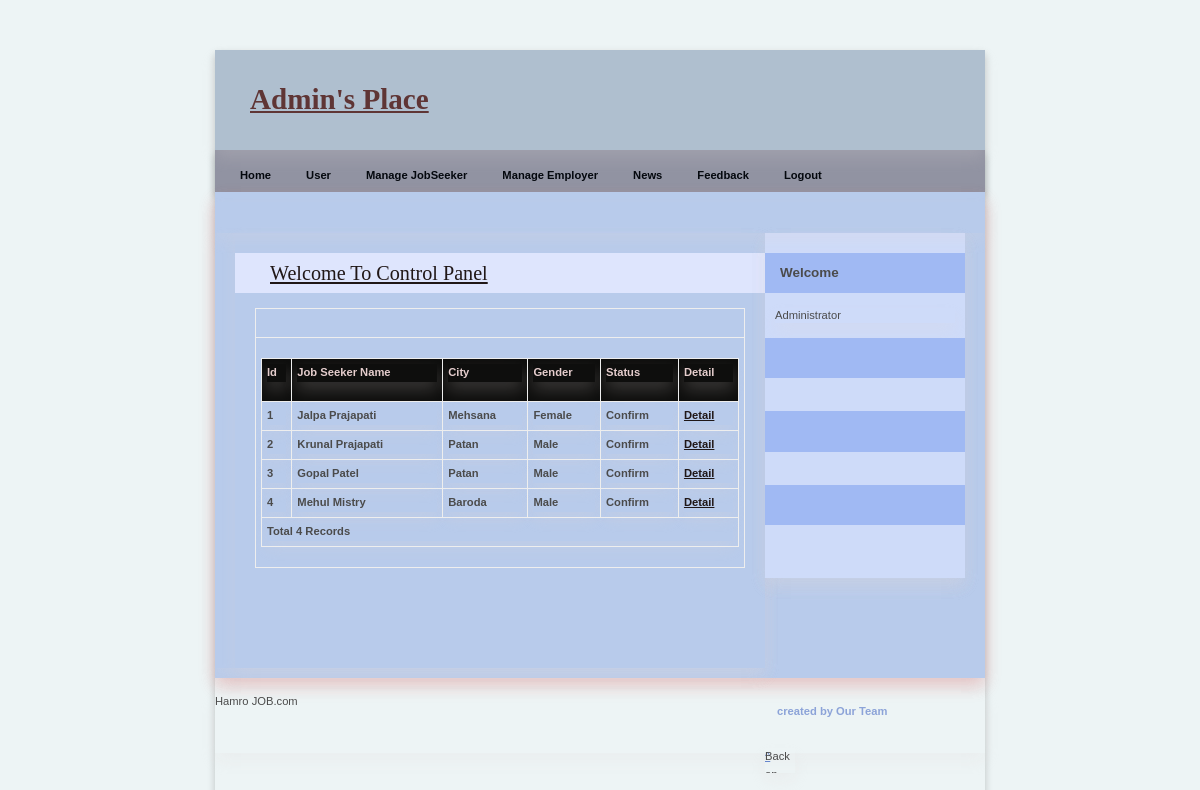
The app's page /Admin/ManageJob.php (signed in) with its own data.
### tables this page shows
CREATE TABLE `jobseeker_reg` (
  `JobSeekId` int(11) NOT NULL,
  `JobSeekerName` varchar(20) NOT NULL,
  `Address` varchar(100) NOT NULL,
  `City` varchar(20) NOT NULL,
  `Email` varchar(40) NOT NULL,
  `Mobile` bigint(20) NOT NULL,
  `Qualification` varchar(20) NOT NULL,
  `Gender` varchar(10) NOT NULL,
  `BirthDate` date NOT NULL,
  `Resume` varchar(200) NOT NULL,
  `Status` varchar(10) NOT NULL,
  `UserName` varchar(20) NOT NULL,
  `Password` varchar(20) NOT NULL,
  `Question` varchar(100) NOT NULL,
  `Answer` varchar(50) NOT NULL
);

### Admin/ManageJob.php (the view, shortened to what this page needs)
<!DOCTYPE html PUBLIC "-//W3C//DTD XHTML 1.0 Strict//EN" "http://www.w3.org/TR/xhtml1/DTD/xhtml1-strict.dtd">
<html xmlns="http://www.w3.org/1999/xhtml" xml:lang="cs" lang="cs">
<head>
    <link rel="stylesheet" media="screen,projection" type="text/css" href="./css/style.css"/>
    <link rel="stylesheet" media="print" type="text/css" href="./css/print.css"/>
    <link rel="stylesheet" media="aural" type="text/css" href="./css/aural.css"/>
</head>
<body id="www-url-cz">
<div id="main" class="box">
    <?php
    include "Header.php"
    ?>
    <?php
    include "menu.php"
    ?>
    <div id="page" class="box">
        <div id="page-in" class="box">
            <div id="strip" class="box noprint">
                <p id="breadcrumbs">&nbsp;</p>
            </div>
            <div id="content">
                <div class="article">
                    <h2><span><a href="#">Welcome To Control Panel</a></span></h2>
                    <table width="100%" border="0" cellspacing="0" cellpadding="0">
                        <tr>
                            <td>&nbsp;</td>
                        </tr>
                        <tr>
                            <td>
                                <table width="100%" border="1" bordercolor="#1CB5F1">
                                    <tr>
                                        <th height="32" bgcolor="#1CB5F1" class="style3">
                                            <div align="left" class="style9 style5"><strong>Id</strong></div>
                                        </th>
                                        <th bgcolor="#1CB5F1" class="style3">
                                            <div align="left" class="style9 style5"><strong>Job Seeker Name</strong>
                                            </div>
                                        </th>
                                        <th bgcolor="#1CB5F1" class="style3">
                                            <div align="left" class="style9 style5"><strong>City</strong></div>
                                        </th>
                                        <th bgcolor="#1CB5F1" class="style3">
                                            <div align="left" class="style9 style5"><strong>Gender</strong></div>
                                        </th>
                                        <th bgcolor="#1CB5F1" class="style3">
                                            <div align="left" class="style9 style5"><strong>Status</strong></div>
                                        </th>
                                        <th bgcolor="#1CB5F1" class="style3">
                                            <div align="left" class="style9 style5"><strong>Detail</strong></div>
                                        </th>
                                    </tr>
                                    <?php
                                    $con = mysqli_connect("localhost", "root", "", "job");
                                    $sql = "select * from JobSeeker_Reg";
                                    $result = mysqli_query($con,$sql);
                                    while ($row = mysqli_fetch_array($result)) {
                                        $Id = $row['JobSeekId'];
                                        $Name = $row['JobSeekerName'];
                                        $City = $row['City'];
                                        $Gender = $row['Gender'];
                                        $ST = $row['Status']
                                        ?>
                                        <tr>
                                            <td class="style3">
                                                <div align="left" class="style9 style5">
                                                    <strong><?php echo $Id; ?></strong></div>
                                            </td>
                                            <td class="style3">
                                                <div align="left" class="style9 style5">
                                                    <strong><?php echo $Name; ?></strong></div>
                                            </td>
                                            <td class="style3">
                                                <div align="left" class="style9 style5">
                                                    <strong><?php echo $City; ?></strong></div>
                                            </td>
                                            <td class="style3">
                                                <div align="left" class="style9 style5">
                                                    <strong><?php echo $Gender; ?></strong></div>
                                            </td>
                                            <td class="style3">
                                                <div align="left" class="style9 style5">
                                                    <strong><?php echo $ST; ?></strong></div>
                                            </td>
                                            <td class="style3">
                                                <div align="left" class="style9 style5"><strong><a
                                                            href="DetailJob.php?JobId=<?php echo $Id; ?>">Detail</a></strong>
                                                </div>
                                            </td>
                                        </tr>
                                        <?php
                                    }
                                    $records = mysqli_num_rows($result);
                                    ?>
                                    <tr>
                                        <td colspan="6" class="style3">
                                            <div align="left"
                                                 class="style12"><?php echo "Total " . $records . " Records"; ?> </div>
                                        </td>
                                    </tr>
                                </table>
                            </td>
                        </tr>
                    </table>
                    <p>&nbsp;</p>
                    <p class="btn-more box noprint">&nbsp;</p>
                </div>
            </div>
            <?php
            include "right.php"
            ?>
        </div>
    </div>
    <?php
    include "footer.php"
    ?>
</div>
</body>
</html>

### Admin/css/style.css (style rules this page uses)
* { min-height: 1px; }
body { border: 0; margin: 0; padding: 0; background: #edf4f5; font: 70%/160% "verdana", sans-serif; color: #4b4b4b; _text-align: center; }
a { color: #201717; }
p { border: 0; margin: 15px 0; padding: 0; }
div { display: block; border: 0; margin: 0; padding: 0; box-shadow: 0 8px 16px 0 rgba(226, 216, 216, 0.2); }
h1, h2, h3, h4, h5 { border: 0; margin: 15px 0 10px 0; padding: 0; font-weight: bold; }
h2 { font-size: 180%; line-height: 100%; font-family: "georgia", serif; font-weight: normal; }
table { display: table; border-collapse: collapse; margin: 15px 0; padding: 0; border: 1px solid rgb(11, 17, 27); font-size: 100%; }
tr { display: table-row; }
th, td { display: table-cell; border: 1px solid rgb(238, 238, 238); margin: 0; padding: 5px; vertical-align: top; text-align: left; }
th { background: rgb(14, 14, 13); text-align: center; color: #e5cdcd; font-weight: bold; }
a, img, span { border: 0; margin: 0; padding: 0; }
strong, .strong { font-weight: bold; }
.box { min-height: 1px; _height: 1px; }
.box:after { content: "."; display: block; line-height: 0px; font-size: 0px; visibility: hidden; clear: both; }
#main { width: 770px; margin: 50px auto 0 auto; _text-align: left; box-shadow: 0 4px 8px 0 rgba(0, 0, 0, 0.2); }
#page { width: 770px; min-height: 1px; background: #b8cbeb; _height: 1px; }
#page-in { min-height: 1px; padding: 10px 0; _height: 1px; box-shadow: 0 8px 16px 0 rgba(206, 24, 24, 0.2); }
#strip { position: relative; clear: both; padding: 3px 20px 10px 20px; color: #130205; }
#strip p { margin: 0; }
#strip #breadcrumbs { width: 520px; margin: 0; padding: 0; }
#content { float: left; width: 530px; _width: 550px; margin: 0; padding: 0 0 0 20px; }
#content .article { clear: both; margin: 0; padding: 20px; }
#content .article h2 { margin: 0 -20px; padding: 10px; background: #DEE5FD; color: #141515; }
#content .article h2 span { padding-left: 25px; }
#content .article p { text-align: justify; }
#content .btn-more { margin: 0 0 15px 0; padding: 0; border: 0; position: relative; }

### Admin/css/print.css (style rules this page uses)
body { border:0; margin:0; padding:0; font-size:12pt }
a { color:#000; text-decoration:none; }
h1, h2, h3 { page-break-after:avoid; page-break-inside:avoid; }
table { border-collapse: collapse; border-width:1px; border-style:solid; }
th, td { display:table-cell; border-width:1px; border-style:solid; }
.noprint { display:none; }

### Admin/css/aural.css (style rules this page uses)
body { voice-family:paul,male; volume:loud; speech-rate:slow; richness:90; stress:20; }
h1, h2, h3, h4, h5 { cue-before:url("ping.au"); }
p, table { pause:50ms; }
strong { pitch:medium; pitch-range:60; stress:90; richness:90; }

### Admin/ManageJob.php (style rules this page uses)
.style3 { font-weight: bold }

### records on screen
jobseeker_reg: JobSeekId "1", JobSeekerName "Jalpa Prajapati", City "Mehsana", Gender "Female", Status "Confirm"
jobseeker_reg: JobSeekId "2", JobSeekerName "Krunal Prajapati", City "Patan", Gender "Male", Status "Confirm"
jobseeker_reg: JobSeekId "3", JobSeekerName "Gopal Patel", City "Patan", Gender "Male", Status "Confirm"
jobseeker_reg: JobSeekId "4", JobSeekerName "Mehul Mistry", City "Baroda", Gender "Male", Status "Confirm"

### other values on screen
$records "4"
